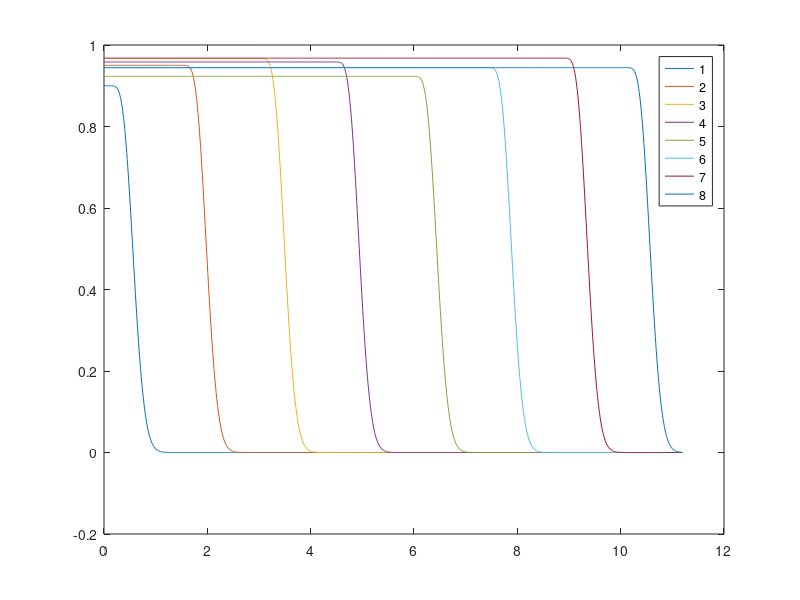

MATLAB code for this plot:
c= [1 1; 4 2; -1 2; -4 4; -3 -1; -1 -4; 3 -3; 4 -3.5;];  %centres of rbfs
G2d = @(x1,x2,y1,y2) exp(-((x1-x2).^2+(y1-y2).^2)./0.1); %2d Gaussian
rbf = @(x,y) [G2d(x,c(1,1),y,c(1,2)) G2d(x,c(2,1),y,c(2,2)) G2d(x,c(3,1),y,c(3,2)) G2d(x,c(4,1),y,c(4,2)) G2d(x,c(5,1),y,c(5,2)) G2d(x,c(6,1),y,c(6,2)) G2d(x,c(7,1),y,c(7,2)) G2d(x,c(8,1),y,c(8,2))];
a = [1 2 3 2.4 1.3 1.8 3.1 1.8]; %actual value of parameter
phi = @(x,y) (a*rbf(x,y)');      %Deansity function
k = 5;                           %P- Gain
ux = @(x1,x2) (k*(x2-x1));
uy = @(y1,y2) (k*(y2-y1));

L_dot = @(x,y) (rbf(x,y)'*rbf(x,y));  %Capital lambda
l_dot = @(x,y) (rbf(x,y)'*phi(x,y));  %Small lambda
a_cap = [0.1,0.1,0.1,0.1,0.1,0.1,0.1,0.1]; %estimate of parameters

a_cap = a_cap';%to make it column vector
disp(a_cap(8))
Nvert = size(c,1);                         %No. of gaussian centres
Y = eye(Nvert)*20;
disp(Nvert);
tvi = 1;         %target vertex index
x = 1;
y = 0;
%A = [];
A1 = [];
A2 = [];
A3 = [];
A4 = [];
A5 = [];
A6 = [];
A7 = [];
A8 = [];

T = [];
t = 0;
delt = 0.01;    %Integration timestep
L = 0;          %Capital lambda  
l = 0;          %Small lambda
while(tvi <= Nvert)
    L = L + delt*L_dot(x,y);  
    l = l + delt*l_dot(x,y);
    b  = delt*Y*(L*a_cap-l);
    
    A1 = [A1 , ((a(1)-a_cap(1))/a(1))];
    A2 = [A2 , ((a(2)-a_cap(2)))/a(2)];
    A3 = [A3 , (a(3)-a_cap(3))/a(3)];
    A4 = [A4 , (a(4)-a_cap(4))/a(4)];
    A5 = [A5 , (a(5)-a_cap(5))/a(5)];
    A6 = [A6 , (a(6)-a_cap(6))/a(6)];
    A7 = [A7 , (a(7)-a_cap(7))/a(7)];
    A8 = [A8 , (a(8)-a_cap(8))/a(8)];

    
    a_cap = a_cap - b;
    
    %disp(b);
    %disp(a_cap1)
    %disp("update");
    xt = c(tvi,1);    %Target co-ordinate
    yt = c(tvi,2);
    x=x+delt*ux(x,c(tvi,1));    %Position update
    y=y+delt*uy(y,c(tvi,2));
    T= [T,t];
    t = t+delt;
    
    %disp((x-xt)^2 + (y-yt)^2);
    if((((x-xt)^2 + (y-yt)^2)<0.000005) )
        tvi = tvi+1;
    end
    if((tvi == (Nvert+1)) )
        disp(a_cap);
        disp(t);
    end 
    
end
plot(T,A1,T,A2,T,A3,T,A4,T,A5,T,A6,T,A7,T,A8),legend('1','2','3','4','5','6','7','8')
